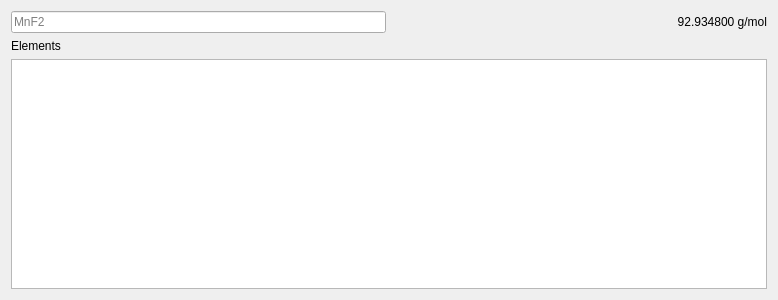
<?xml version="1.0" encoding="UTF-8"?>
<ui version="4.0">
 <class>Form</class>
 <widget class="QWidget" name="Form">
  <property name="geometry">
   <rect>
    <x>0</x>
    <y>0</y>
    <width>778</width>
    <height>300</height>
   </rect>
  </property>
  <property name="sizePolicy">
   <sizepolicy hsizetype="Fixed" vsizetype="Preferred">
    <horstretch>0</horstretch>
    <verstretch>0</verstretch>
   </sizepolicy>
  </property>
  <property name="minimumSize">
   <size>
    <width>778</width>
    <height>0</height>
   </size>
  </property>
  <property name="maximumSize">
   <size>
    <width>778</width>
    <height>16777215</height>
   </size>
  </property>
  <property name="windowTitle">
   <string>Molecular Calculation</string>
  </property>
  <layout class="QVBoxLayout" name="verticalLayout">
   <item>
    <layout class="QHBoxLayout" name="horizontalLayout">
     <item>
      <widget class="QLineEdit" name="MolecularCalculationManager_sampleFormula_lineEdit">
       <property name="sizePolicy">
        <sizepolicy hsizetype="Preferred" vsizetype="Fixed">
         <horstretch>0</horstretch>
         <verstretch>0</verstretch>
        </sizepolicy>
       </property>
       <property name="toolTip">
        <string>Chemical formula of sample</string>
       </property>
       <property name="placeholderText">
        <string>MnF2</string>
       </property>
      </widget>
     </item>
     <item>
      <widget class="QLabel" name="MolecularCalculationManager_sampleMolarMass_label">
       <property name="text">
        <string>92.934800 g/mol</string>
       </property>
       <property name="alignment">
        <set>Qt::AlignRight|Qt::AlignTrailing|Qt::AlignVCenter</set>
       </property>
      </widget>
     </item>
    </layout>
   </item>
   <item>
    <widget class="QLabel" name="MolecularCalculationManager_listView_label">
     <property name="text">
      <string>Elements</string>
     </property>
    </widget>
   </item>
   <item>
    <widget class="QTableView" name="MolecularCalculationManager_molarMass_tableView">
     <property name="editTriggers">
      <set>QAbstractItemView::NoEditTriggers</set>
     </property>
     <attribute name="horizontalHeaderDefaultSectionSize">
      <number>245</number>
     </attribute>
     <attribute name="verticalHeaderVisible">
      <bool>false</bool>
     </attribute>
    </widget>
   </item>
  </layout>
 </widget>
 <resources/>
 <connections/>
</ui>
